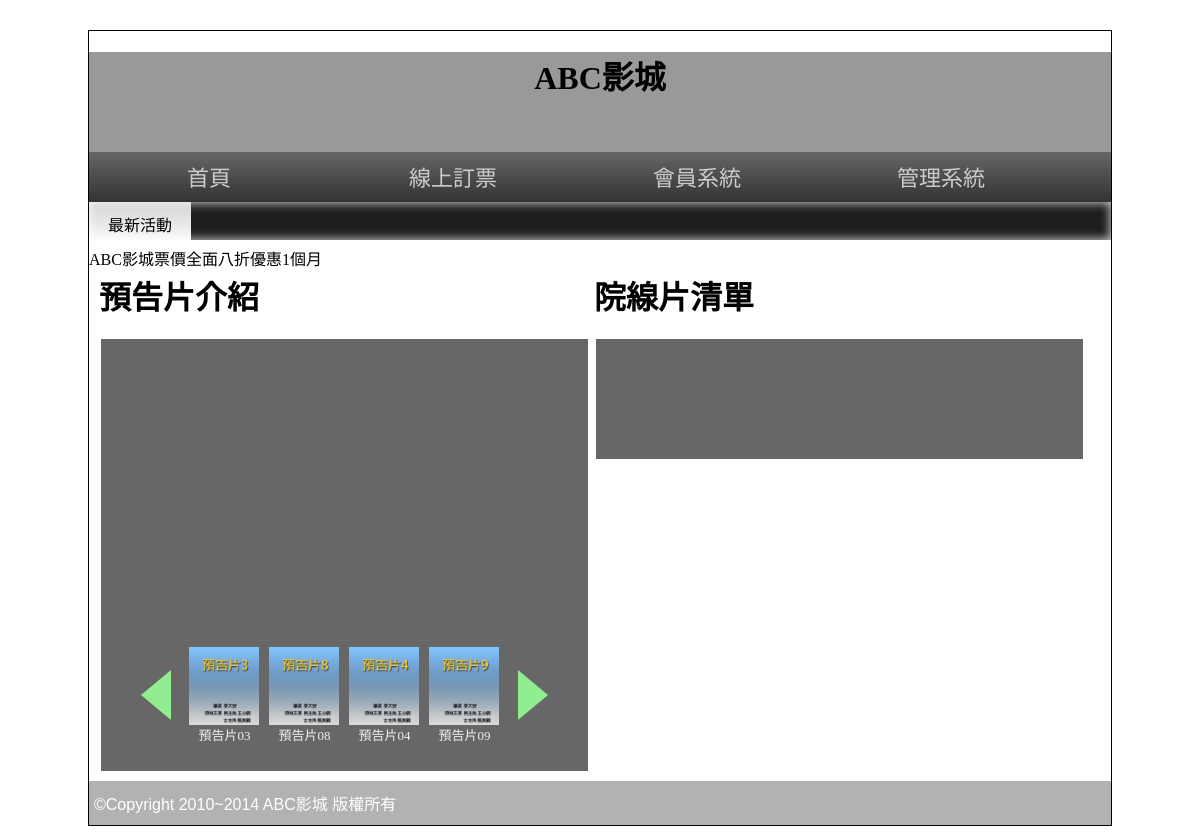
Before: / with the older database file.
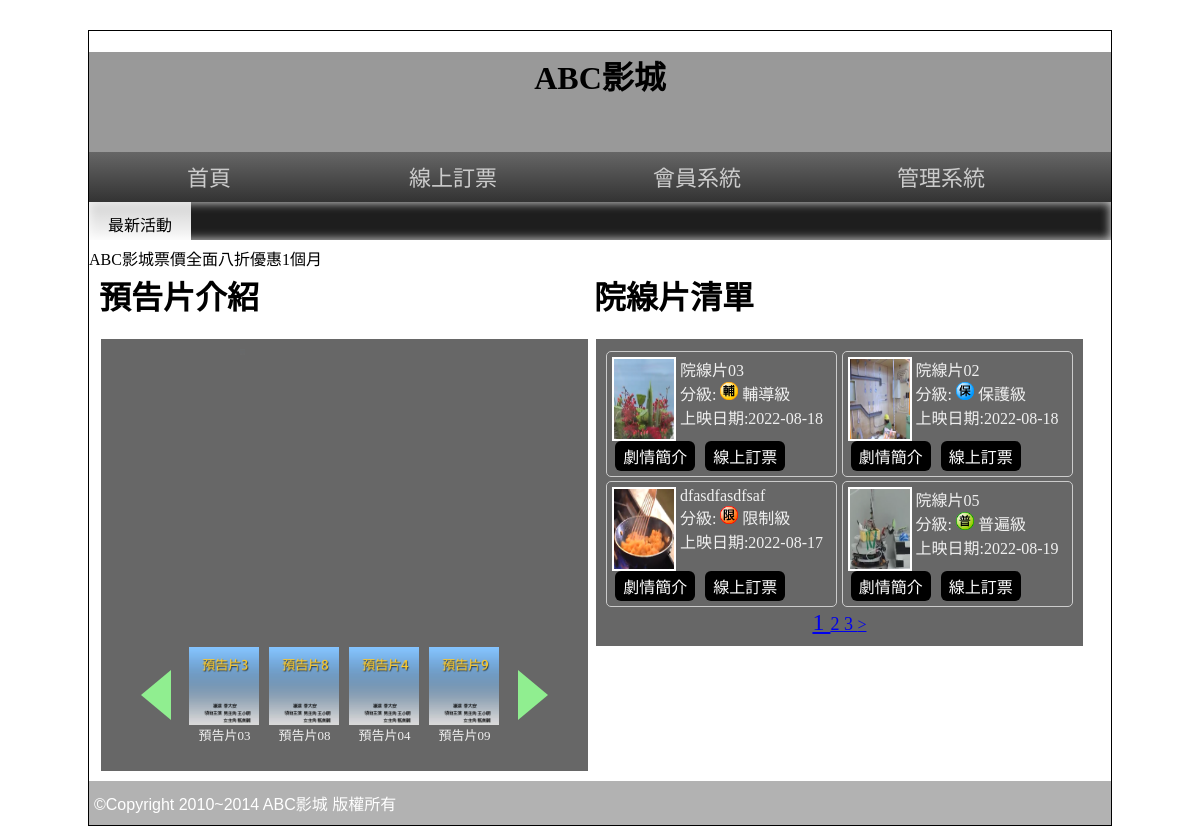
After: the same page with the newer database file.
### tables this page shows
CREATE TABLE `poster` (
  `id` int(11) UNSIGNED NOT NULL,
  `img` varchar(128) NOT NULL,
  `name` varchar(64) NOT NULL,
  `rank` int(11) UNSIGNED NOT NULL,
  `sh` int(1) UNSIGNED NOT NULL,
  `ani` int(1) UNSIGNED NOT NULL
);

CREATE TABLE `movie` (
  `id` int(11) UNSIGNED NOT NULL,
  `name` varchar(64) NOT NULL,
  `level` varchar(10) NOT NULL,
  `length` int(10) UNSIGNED NOT NULL,
  `ondate` date NOT NULL,
  `publish` text NOT NULL,
  `director` text NOT NULL,
  `trailer` text NOT NULL,
  `poster` text NOT NULL,
  `intro` text NOT NULL,
  `rank` int(11) UNSIGNED NOT NULL,
  `sh` int(1) UNSIGNED NOT NULL
);

### base.php (called while the page is built, shortened)
<?php
class DB{
    protected $table;
    protected $dsn='mysql:host=localhost;charset=utf8;dbname=db19';
    protected $pdo;
    function __construct($table)
    {
        $this->table=$table;
        $this->pdo=new PDO($this->dsn,'root','');
    }
    function all(...$arg){
        $sql="select * from $this->table ";
        if(isset($arg[0])){
            if(is_array($arg[0])){
                foreach($arg[0] as $key => $val){
                    $tmp[]="`$key`='$val'";
                }
                $sql .= " where " . join(" && ",$tmp);
            }else{
                $sql .= $arg[0];
            }
        }
        if(isset($arg[1])){
            $sql .= $arg[1];
        }
        return $this->pdo->query($sql)->fetchAll(PDO::FETCH_ASSOC);
    }
    function math($math,$col,...$arg){
        $sql="select $math($col) from $this->table ";
        if(isset($arg[0])){
            if(is_array($arg[0])){
                foreach($arg[0] as $key => $val){
                    $tmp[]="`$key`='$val'";
                }
                $sql .= " where " . join(" && ",$tmp);
            }else{
                $sql .= $arg[0];
            }
        }
        return $this->pdo->query($sql)->fetchColumn();
    }
}
$Poster=new DB('poster');
$Movie=new DB('movie');
$Level=[
    '普遍級'=>'03C01.png',
    '輔導級'=>'03C02.png',
    '保護級'=>'03C03.png',
    '限制級'=>'03C04.png',
];
?>

### front/main.php (the view, shortened to what this page needs)
<div class="half" style="vertical-align:top;">
  <h1>預告片介紹</h1>
  <div class="rb tab" style="width:95%;">
    <div>
      <div class="lists">
        <?php
        $pos = $Poster->all(['sh' => 1], " order by rank");
        foreach ($pos as $key => $po) {
          echo "<div class='poster' id='p{$po['id']}' data-ani='{$po['ani']}'>";
          echo "<img src='./upload/{$po['img']}'>";
          echo "</div>";
        }
        ?>
      </div>
      <div class="controls">
        <div class="left"></div>
        <div class="icons">
          <?php
          foreach ($pos as $key => $po) {
            echo "<div class='icon' id='i{$po['id']}' data-ani='{$po['ani']}'>";
            echo "<img src='./upload/{$po['img']}'>";
            echo "<div>{$po['name']}</div>";
            echo "</div>";
          }
          ?>
        </div>
        <div class="right"></div>
      </div>
    </div>
  </div>
</div>
<div class="half">
  <h1>院線片清單</h1>
  <div class="rb tab" style="width:95%; display:flex;flex-wrap:wrap ;justify-content:space-between">
    <?php
    $startDate = date("Y-m-d", strtotime("-2 days"));
    $today = date("Y-m-d");
    $all = $Movie->math("count", "id", " Where `sh`='1' && ondate between '$startDate' AND '$today'");
    $div = 4;
    $pages = ceil($all / $div);
    $now = $_GET['p'] ?? 1;
    $start = ($now - 1) * $div;
    $rows = $Movie->all(" Where `sh`='1' && ondate between '$startDate' AND '$today' order by rank limit $start,$div");
    foreach ($rows as $row) {
    ?>
      <div style="display:flex;flex-wrap:wrap;border:1px solid #ccc;border-radius:5px;width:49.5%;padding:5px;box-sizing:border-box;margin:2px 0">
        <div style="width:30%">
          <a href='?do=intro&id=<?= $row['id']; ?>'>
            <img src="./upload/<?= $row['poster']; ?>" style="width:60px;height:80px;border:2px solid white">
          </a>
        </div>
        <div style="width:70%;padding-left:2px;box-sizing:border-box">
          <div><?= $row['name']; ?></div>
          <div>分級:
            <img src="./icon/<?= $Level[$row['level']]; ?>" style="width:18px">
            <?= $row['level']; ?>
          </div>
          <div>上映日期:<?= $row['ondate']; ?></div>
        </div>
        <div style="width:100%">
          <button onclick="location.href='?do=intro&id=<?= $row['id']; ?>'">劇情簡介</button>
          <button onclick="location.href='?do=order&id=<?= $row['id']; ?>'">線上訂票</button>
        </div>
      </div>
    <?php
    }
    ?>
    <div class="ct" style="width:100%">
      <?php
      for ($i = 1; $i <= $pages; $i++) {
        $fontSize = ($now == $i) ? '24px' : '18px';
        echo "<a href='?p={$i}' style='font-size:{$fontSize}'> $i </a>";
      }
      if (($now + 1) <= $pages) {
        $p = ($now + 1);
        echo "<a href='?p={$p}' > > </a>";
      }
      ?>
    </div>
  </div>
</div>

Changed rows visible on the page:
now on this page (row edited): movie: poster (picture), name "院線片03", shows a picture, level "輔導級", ondate "2022-08-18"
now on this page (row edited): movie: poster (picture), name "院線片02", shows a picture, level "保護級", ondate "2022-08-18"
now on this page (row edited): movie: poster (picture), name "dfasdfasdfsaf", shows a picture, level "限制級", ondate "2022-08-17"
now on this page (row edited): movie: poster (picture), name "院線片05", shows a picture, level "普遍級", ondate "2022-08-19"
Other visible differences:
new list line: "1"
new list line: "2"
new list line: "3"
